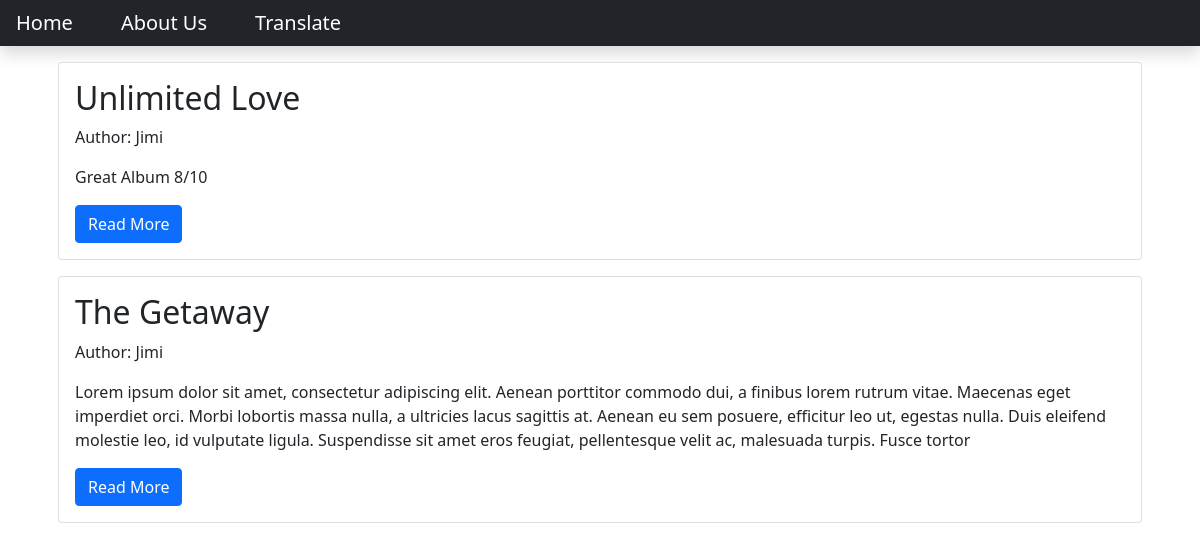
The page / on the database its author committed.
### blog/models.py (models this page shows, shortened)
class Post(models.Model):
    title = models.CharField(max_length=200)
    content = models.TextField()
    datecreated = models.DateTimeField(auto_now_add=True)
    slug = models.SlugField(max_length=200, unique=True)
    author = models.ForeignKey(to=User, on_delete=models.CASCADE)
    status = models.IntegerField(choices=STATUS)

### blog/views.py (the view)
# urls.py: path('', views.PostList.as_view(), name = 'home'),
class PostList(generic.ListView):
    queryset = Post.objects.filter(status=1).order_by('datecreated')
    template_name = 'index.html'

### templates/index.html
{% extends 'base.html' %}
{% block content %}
<div class="container">
    {% for post in post_list %}
    <div class="card m-3">
        <div class="card-body">
            <h2 class="card-title">{{post.title}}</h2>
            <p class="card-text">
                Author: {{post.author | title}}
            </p>
            <p class="card-text">
                {{post.content | slice:"400"}}
            </p>
            <a class="btn btn-primary" href="{% url 'blog_view' post.slug %}">Read More</a>
        </div>
    </div>
    {% endfor %}
</div>
{% endblock content %}

### templates/base.html (shortened to what this page needs)
<!DOCTYPE html>
<html lang="en">
<head>
    <link href="https://cdn.jsdelivr.net/npm/bootstrap@5.1.3/dist/css/bootstrap.min.css" rel="stylesheet"
>
</head>
<body>
    <nav class="navbar navbar-expand-lg navbar-dark bg-dark shadow mb-3" id="mainNav">
        <div class="collapse navbar-collapse" id="navbarResponsive">
            <ul class="navbar-nav ml-auto">
                <li class="nav-item"><a class="navbar-brand p-3" href="{% url 'home' %}">Home</a></li>
                <li class="nav-item"><a class="navbar-brand p-3" href="{% url 'about_view' %}">About Us</a></li>
                <li class="nav-item"><a class="navbar-brand p-3" href="{% url 'translator_view' %}">Translate</a></li>
            </ul>
        </div>
    </nav>
    {% block content %}
    {% endblock content %}
</body>
</html>

### rows shown on the page
Post: title "Unlimited Love", author "Jimi", content "Great Album 8/10"
Post: title "The Getaway", author "Jimi", content "Lorem ipsum dolor sit amet, consectetur adipiscing elit. Aenean porttitor commodo dui, a finibus lorem rutrum vitae. Maecenas eget imperdiet orci. Morbi lobortis massa nulla, a ultricies lacus sagittis at. Aenean eu sem posuere, efficitur leo ut, egestas nulla. Duis eleifend molestie leo, id vulputate ligula. Suspendisse sit amet eros feugiat, pellentesque velit ac, malesuada turpis. Fusce tortor"
